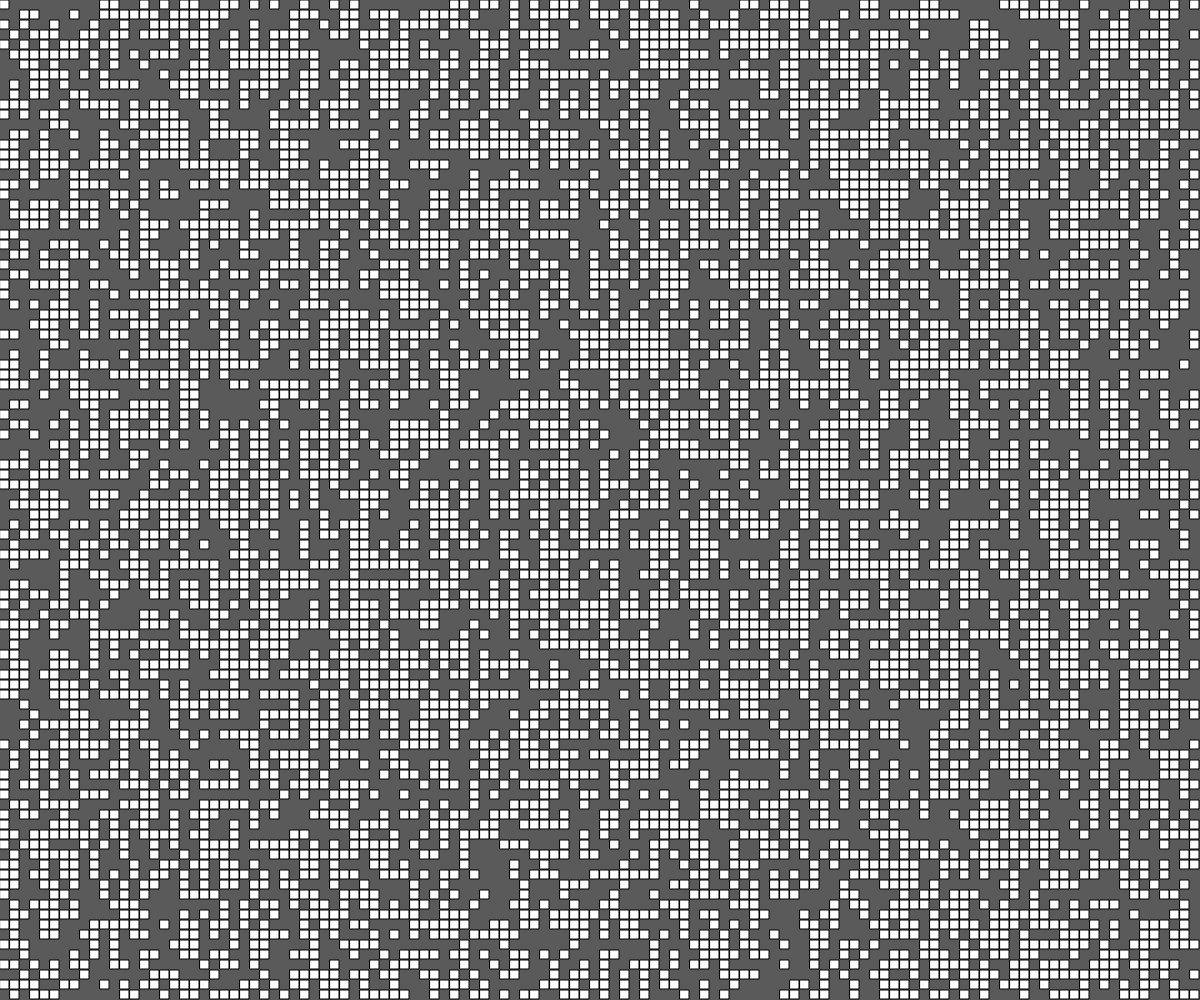
Frame 1 (no input)
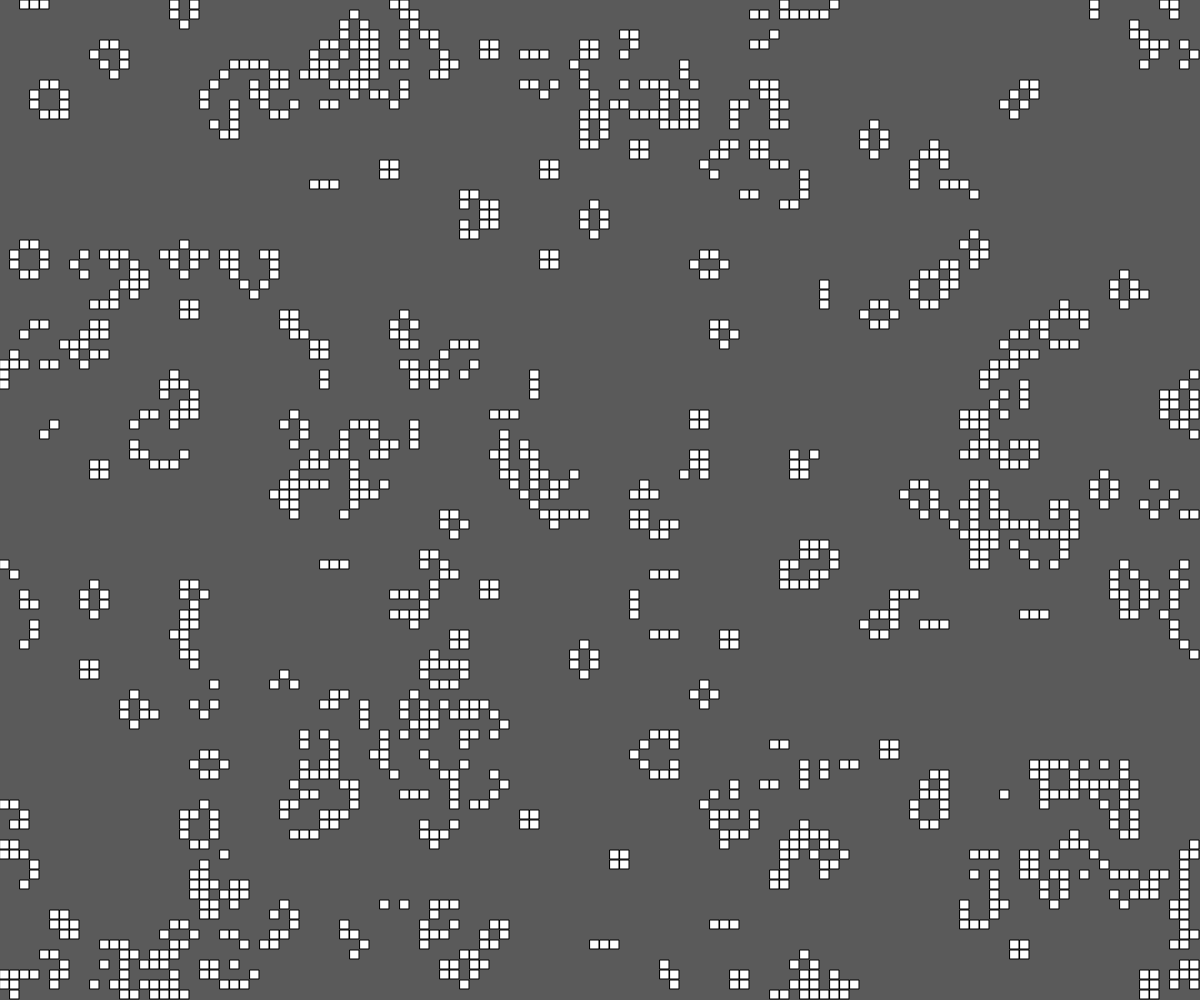
Frame 60 (no input)
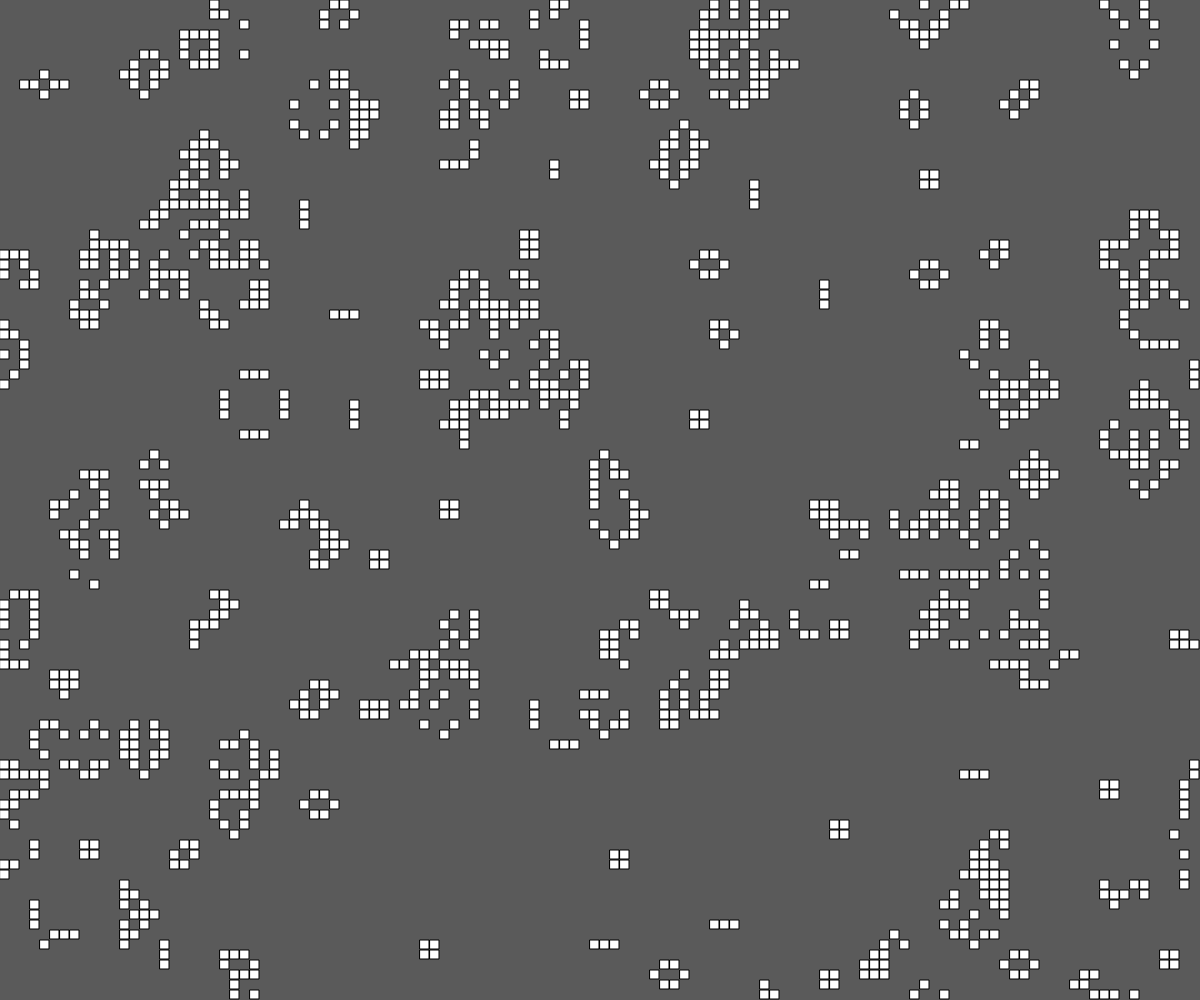
Frame 120 (the mouse pressed at the canvas centre since frame 60)

The p5.js sketch that drew these frames (run headless with seeded random() and noise() and a simulated clock; from frame 60 on, the mouse is pressed at the canvas centre):

// p5.js sketch
// ── sketch.js
function make2DArray(cols, rows) {
  let arr = new Array(cols);
  for (let i = 0; i < arr.length; i++) {
    arr[i] = new Array(rows);
  }
  return arr;
}

let grid;
let cols;
let rows;
let resolution = 10;

function setup() {
  createCanvas(
    windowWidth - (windowWidth % 100),
    windowHeight - (windowHeight % 200)
  );
  cols = width / resolution;
  rows = height / resolution;

  grid = make2DArray(cols, rows);
  for (let i = 0; i < cols; i++) {
    for (let j = 0; j < rows; j++) {
      grid[i][j] = floor(random(2));
    }
  }
}

function draw() {
  background(90);
  for (let i = 0; i < cols; i++) {
    for (let j = 0; j < rows; j++) {
      let x = i * resolution;
      let y = j * resolution;
      if (grid[i][j] == 1) {
        fill(255);
        stroke(0);
        rect(x, y, resolution - 1, resolution - 1);
      }
    }
  }

  let next = make2DArray(cols, rows);

  // Compute next based on grid
  for (let i = 0; i < cols; i++) {
    for (let j = 0; j < rows; j++) {
      let state = grid[i][j];
      // Count live neighbors!
      let sum = 0;
      let neighbors = countNeighbors(grid, i, j);
      if (state == 0 && neighbors == 3) {
        next[i][j] = 1;
      } else if (state == 1 && (neighbors < 2 || neighbors > 3)) {
        next[i][j] = 0;
      } else {
        next[i][j] = state;
      }
    }
  }

  grid = next;
}

function countNeighbors(grid, x, y) {
  let sum = 0;
  for (let i = -1; i < 2; i++) {
    for (let j = -1; j < 2; j++) {
      let col = (x + i + cols) % cols;
      let row = (y + j + rows) % rows;
      sum += grid[col][row];
    }
  }
  sum -= grid[x][y];
  return sum;
}
